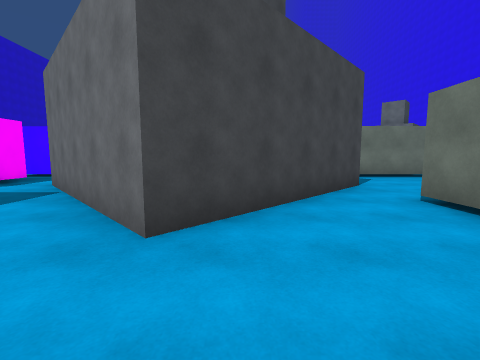
View 1 (above)

24 first-person views from a walk through a scene from a Unity 3-D project. The camera is 1.4 m above the floor, tilts 6° down and sees 90° across. The floor is counted in squares, 2 m on a side. Each view is taken from the middle of a square. On the plan, view 1 faces up. The plan holds only what a view shows up to about 9 squares ahead; the rest is blank. The place goes on beyond the plan. The player is left out.

View 2
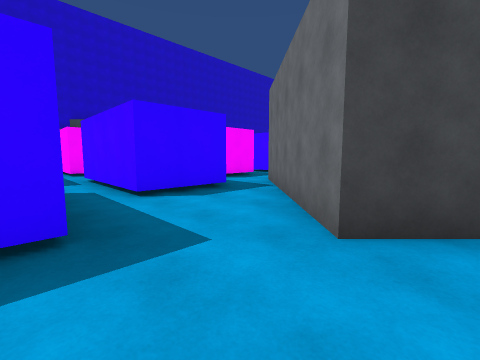

View 3
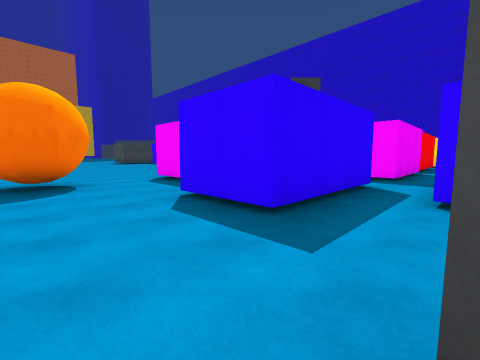

View 4
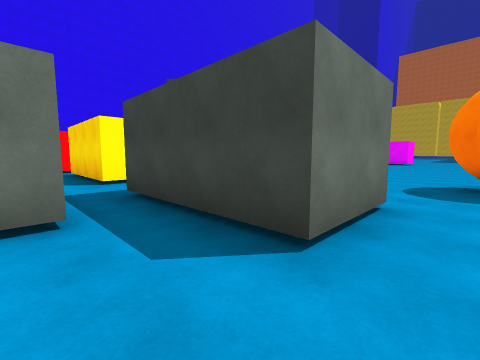

View 5
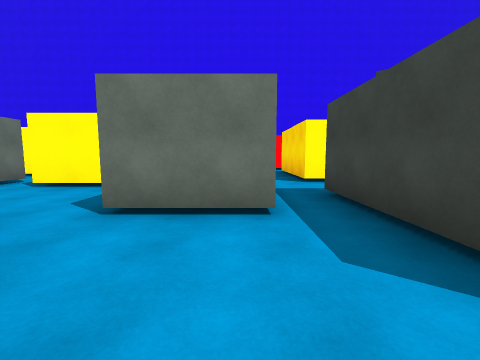

View 6
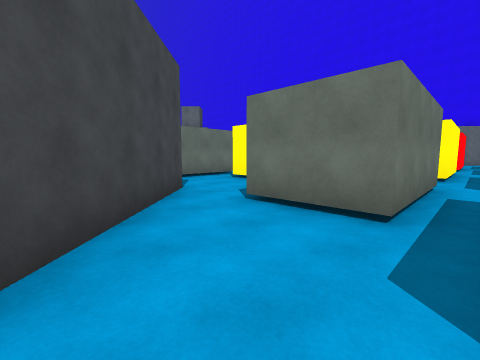

View 7
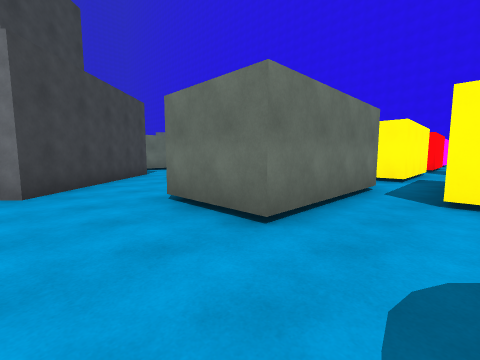

View 8
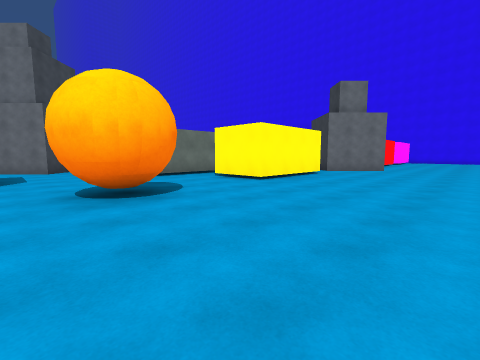

View 9
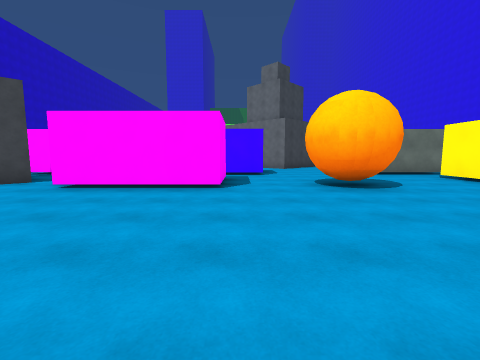

View 10
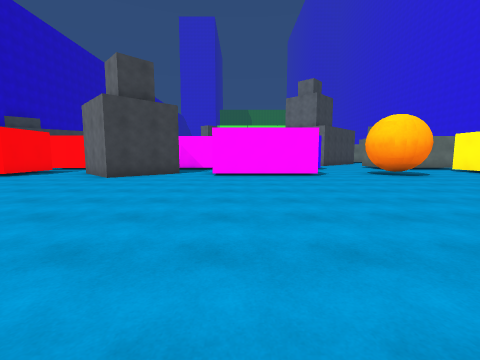

View 11
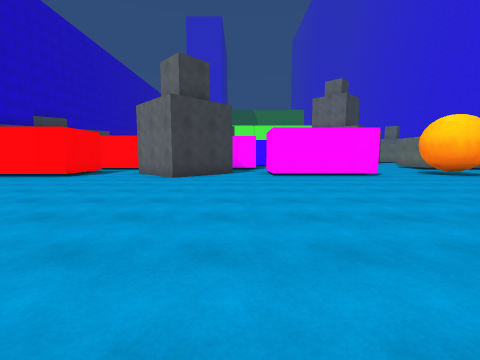

View 12
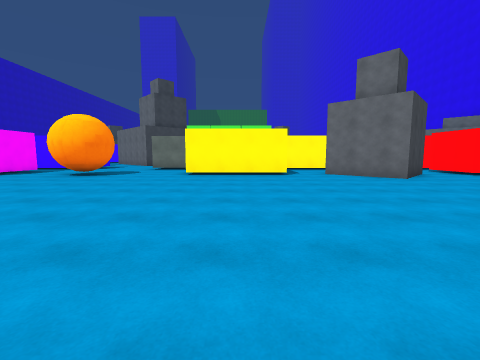

View 13
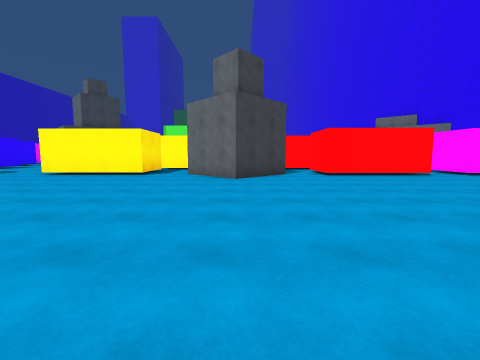

View 14
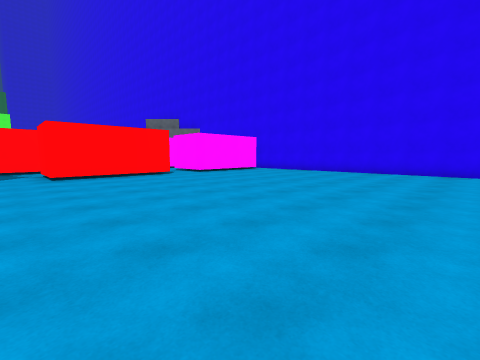

View 15
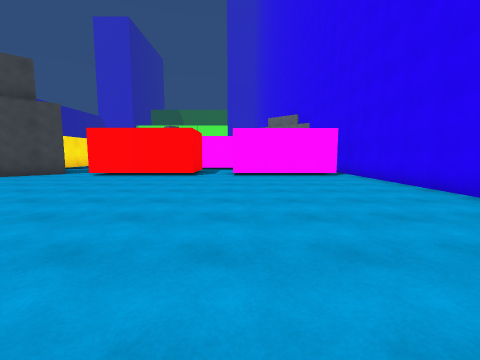

View 16
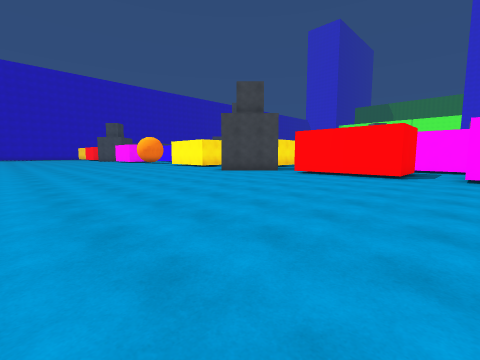

View 17
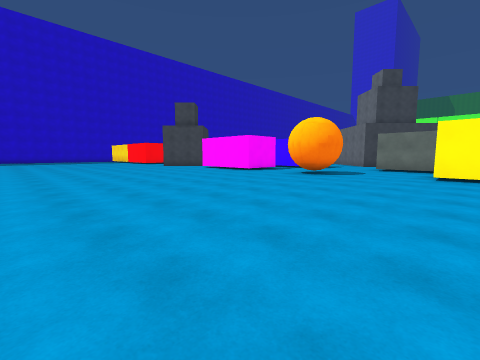

View 18
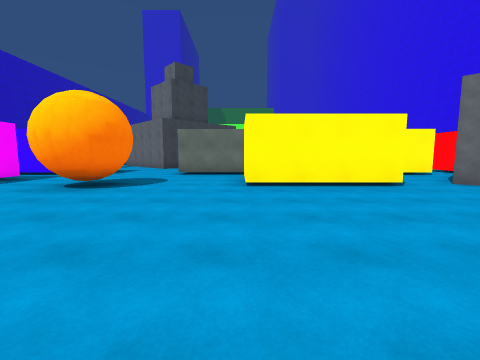

View 19
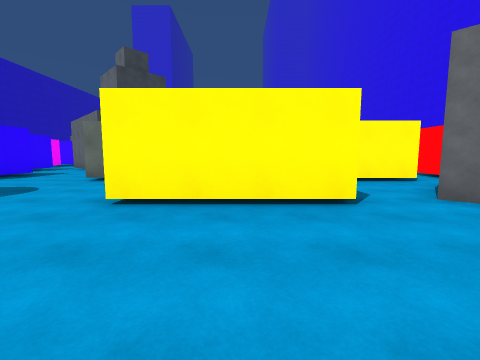

View 20
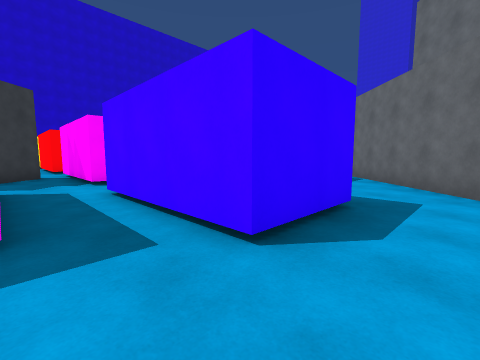

View 21
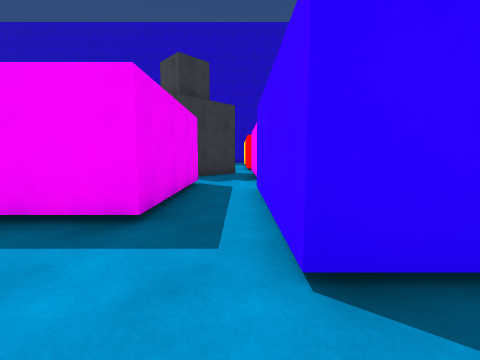

View 22
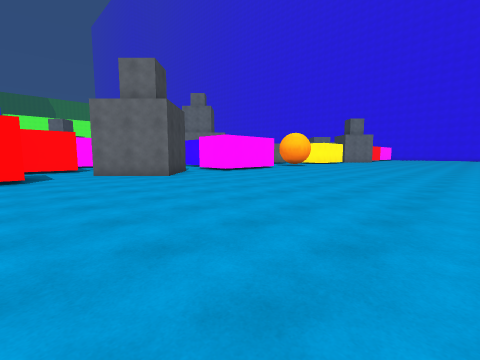

View 23
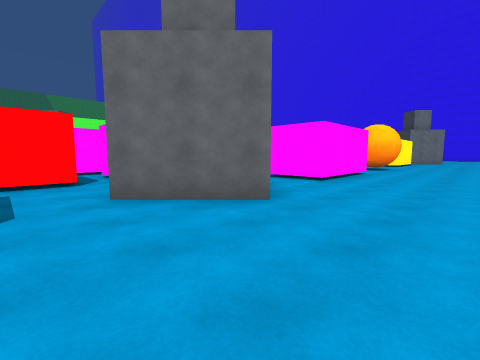

View 24
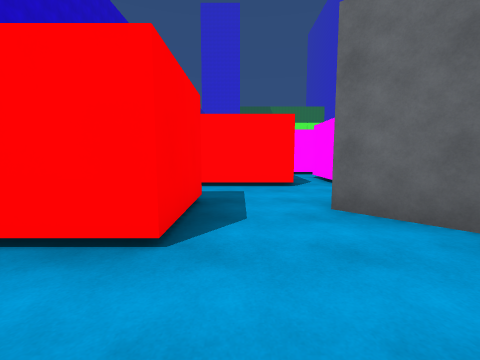

### Floor plan
Points are (right, up) in squares from view 1. A wall is a line through its corners. A room is listed if a view was taken in it or the views show most of it. See-through windows are left out.
Room 1 (views 1, 2, 3, 4, 5, 6)
walls: (2.7, 1.6) (2.7, 3.6); (-2.2, 0.5) (-2.2, -1.7); (0.8, -1.7) (0.8, 0.5) (2.5, 0.5); (2.8, 5.6) (-0.8, 2); (5.2, 5) (5.2, 6.6)
ways out: opening at (-0.5, -0.5) to room 2; opening at (-1, 1) to room 3; opening at (3.5, 1) to room 5; opening at (3.5, 5.5)
Room 2 (views 7, 8, 9, 10, 11, 12, 13, 14, 15, 16, 17, 18, 19, 20, 21, 22, 23, 24)
walls: (6.6, -4) (6.6, -4.7) (3.1, -4.7) (3.1, -2.6); (2.5, -1.7) (0.8, -1.7); (-2.2, -1.7) (-5.8, -1.7); (8.6, -1.7) (6.2, -1.7); (11, -4.9) (9.9, -6) (8, -4.2); (-5.5, -3) (-3.4, -3) (-3.4, -4.9) (-6.9, -4.9); (-8.2, -3.9) (-10, -5.7) (-11.9, -3.9); (16.4, -2.9) (16.4, -4.9) (12.9, -4.9); (-10.7, -1.2) (-10.7, 0.5); (-11.8, -1.7) (-13.9, -1.7); (17.8, -1.7) (16.6, -1.7); (-13.6, -3.2) (-13.6, -5.3) (-14.5, -5.3); (21.4, -4.9) (17.8, -4.9) (17.8, -3.9); (21.9, -13.1) (21.9, -3.9)
ways out: opening at (-0.5, -0.5) to room 1; opening at (12, -5) to room 6; opening at (-8, -5) to room 7; gap at (-10, -2) to room 7; opening at (-4.5, -2) to room 11; opening at (-11, -0.5); opening at (3.5, -2); opening at (6, -2); opening at (9, -2); opening at (18.5, -2)
objects: orange ball (-1, -5) to (0, -4)
Room 3 (no view inside)
walls: (-4, 3.6) (-4, 1.6) (-5.4, 1.6); (-0.8, 2) (-2.9, 4.1); (-5.8, 0.5) (-2.2, 0.5)
ways out: opening at (-1, 1) to room 1; opening at (-4.5, 1) to room 8
Room 4 (no view inside)
walls: (10.5, 1.6) (8.1, 1.6); (7.4, 0.5) (9.8, 0.5); (11.1, -0.8) (11.1, 0.4)
ways out: opening at (8.5, 1) to room 10; opening at (10, -0.5); opening at (11, 1)
Room 5 (no view inside)
walls: (2.5, 0.5) (4.4, 0.5); (6.2, 1.6) (2.7, 1.6); (6.2, -1.7) (6.2, 0.5)
ways out: opening at (3.5, 1) to room 1; opening at (6, 1) to room 10; opening at (5, -0.5)
Room 6 (no view inside)
walls: (11.7, -4.2) (11, -4.9); (12.9, -4.9) (12.9, -2.9)
ways out: opening at (12, -5) to room 2; opening at (13.5, -2)
Room 7 (no view inside)
walls: (-7.2, -1.7) (-10.8, -1.7); (-6.9, -4.9) (-6.9, -3); (-10.1, -2.1) (-8.8, -3.4)
ways out: opening at (-8, -5) to room 2; gap at (-10, -2) to room 2; opening at (-7, -2) to room 11
Room 8 (no view inside)
walls: (-7.2, 0.5) (-7.2, -1.7); (-5.4, 1.6) (-7.6, 1.6)
ways out: opening at (-4.5, 1) to room 3; opening at (-7, 1) to room 9; opening at (-6, -0.5) to room 11
Room 9 (no view inside)
walls: (-9.3, 1.6) (-11.2, 1.6); (-10.7, 0.5) (-7.2, 0.5)
ways out: opening at (-7, 1) to room 8; opening at (-10, 1); opening at (-8.5, 2.5)
Room 10 (no view inside)
walls: (6.2, 0.5) (7.4, 0.5)
ways out: opening at (8.5, 1) to room 4; opening at (6, 1) to room 5; opening at (7, 2.5)
Room 11 (no view inside)
walls: (-6.9, -3) (-5.5, -3)
ways out: opening at (-4.5, -2) to room 2; opening at (-7, -2) to room 7; opening at (-6, -0.5) to room 8

Where each view was taken, in squares from view 1:
view 1: 0 up, 0 right, facing up
view 2: 0 up, 0 right, facing up-left
view 3: 2 up, 0 right, facing down-left
view 4: 2 up, 0 right, facing down-right
view 5: 2 up, 0 right, facing right
view 6: 1 up, 0 right, facing up-right
view 7: 3 down, 1 left, facing up-right
view 8: 9 down, 2 left, facing up-right
view 9: 10 down, 3 left, facing up
view 10: 13 down, 6 left, facing up
view 11: 13 down, 8 left, facing up
view 12: 13 down, 5 right, facing up
view 13: 13 down, 10 right, facing up
view 14: 13 down, 12 right, facing up-right
view 15: 13 down, 18 right, facing up
view 16: 13 down, 18 right, facing up-left
view 17: 13 down, 4 right, facing up-left
view 18: 10 down, 3 right, facing up
view 19: 8 down, 5 right, facing up
view 20: 3 down, 1 left, facing up-left
view 21: 2 down, 1 left, facing left
view 22: 13 down, 14 left, facing up-right
view 23: 8 down, 13 left, facing up-right
view 24: 7 down, 13 left, facing up
